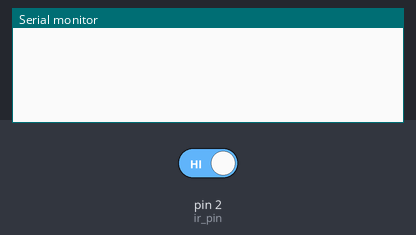
Bench run of a sketch on a simulated Arduino Uno, built with avr-gcc and run on an emulated ATmega328P. On the bench: the last lines printed to the serial monitor. The test bench sets the inputs (shaded band); at power-on: pin 2 (ir_pin) HIGH.

Above: at 1.2 s.
1.3 s: pin 2 (ir_pin) driven LOW
At 2.3 s:
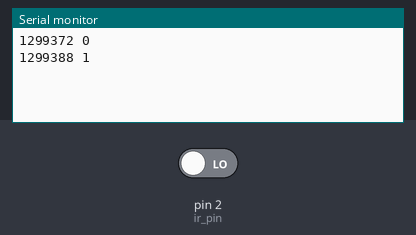
3.0 s: pin 2 (ir_pin) driven HIGH
At 4.7 s:
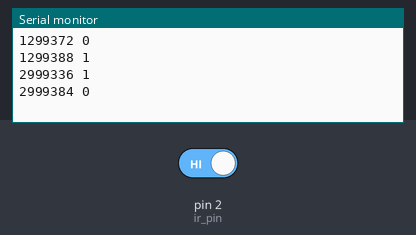
Timing chart, 0 to 6.2 s (numbered marks = the images above; inputs shaded):
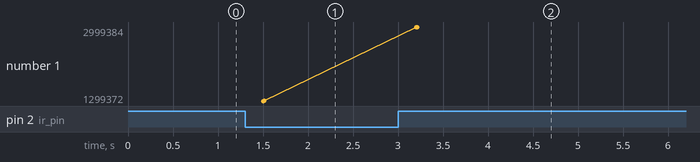

Measured:
- after the input at 1.3 s, the serial monitor: prints a new line after 0.20 s (image 1)
- after the input at 3.0 s, the serial monitor: prints a new line after 0.20 s (image 2)
- plotted number 1: 1299388 → 2999384 after the input at 3.0 s

The sketch:

remote_ir_record.ino
```cpp
const uint8_t ir_pin = 2;

void setup() {
    Serial.begin(9600);
}


unsigned int previous = 0;
unsigned long last_micros = 0;
unsigned long time = 0;
uint8_t new_ = 0;

const unsigned long dump_duration_micros = 200000;
const size_t buffer_capacity = 256;
size_t buffer_size = 0;
unsigned long micros_buffer[buffer_capacity];
uint8_t values[buffer_capacity];


void loop() {
    new_ = ~digitalRead(ir_pin) & 1;
    time = micros();

    if (new_ != previous) {
        micros_buffer[buffer_size] = last_micros;
        values[buffer_size] = previous;
        buffer_size++;
        micros_buffer[buffer_size] = time;
        values[buffer_size] = new_;
        buffer_size++;
        previous = new_;
    }

    if (
        buffer_size > 0
        &&
        (
            micros_buffer[buffer_size - 1] + dump_duration_micros < time
            ||
            buffer_size >= buffer_capacity - 1
        )
    ) {
        for (size_t i = 0; i < buffer_size; ++i) {
            Serial.println(String(micros_buffer[i]) + ' ' + String(values[i]));
        }
        Serial.flush();
        buffer_size = 0;
    }

    last_micros = time;
}
```
